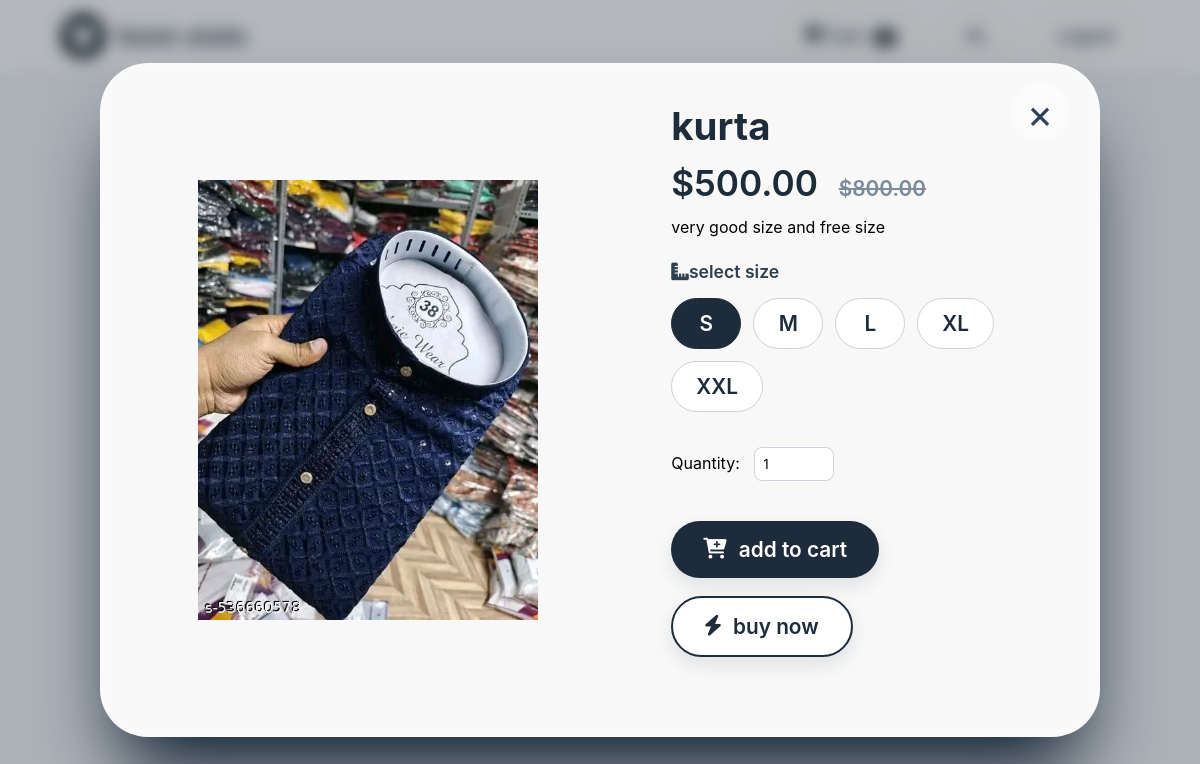
Page /product/1/kurta/ (signed in) on the committed database.
### store/models.py (models this page shows, shortened)
class Product(models.Model):
    category = models.ForeignKey(Category, related_name='products', on_delete=models.CASCADE)
    name = models.CharField(max_length=200)
    slug = models.SlugField(unique=True)
    description = models.TextField()
    price = models.DecimalField(max_digits=10, decimal_places=2)
    old_price = models.DecimalField(max_digits=10, decimal_places=2, blank=True, null=True)
    image = models.ImageField(upload_to='products/')
    stock = models.IntegerField(default=10)
    available = models.BooleanField(default=True)
    created = models.DateTimeField(auto_now_add=True)
    updated = models.DateTimeField(auto_now=True)
    size_s = models.BooleanField(default=True)
    size_m = models.BooleanField(default=True)
    size_l = models.BooleanField(default=True)
    size_xl = models.BooleanField(default=True)
    size_xxl = models.BooleanField(default=True)
    class Meta:
        ordering = ['-created']
    def available_sizes(self):
        sizes = []
        if self.size_s: sizes.append('S')
        if self.size_m: sizes.append('M')
        if self.size_l: sizes.append('L')
        if self.size_xl: sizes.append('XL')
        if self.size_xxl: sizes.append('XXL')
        return sizes

### store/views.py (the view, shortened to what this page needs)
# urls.py: path('product/<int:id>/<slug:slug>/', views.product_detail, name='product_detail'),
def product_detail(request, id, slug):
    product = get_object_or_404(Product, id=id, slug=slug, available=True)
    add_to_cart_form = AddToCartForm(product=product)
    context = {
        'product': product,
        'form': add_to_cart_form,
    }
    return render(request, 'store/product_detail.html', context)

### store/forms.py
class AddToCartForm(forms.Form):
    quantity = forms.IntegerField(min_value=1, max_value=10, initial=1)
    size = forms.ChoiceField(choices=[
        ('S', 'S'), ('M', 'M'), ('L', 'L'), ('XL', 'XL'), ('XXL', 'XXL')
    ])
    def __init__(self, *args, **kwargs):
        product = kwargs.pop('product', None)
        super().__init__(*args, **kwargs)
        if product:
            available_sizes = product.available_sizes()
            self.fields['size'].choices = [(size, size) for size in available_sizes]

### store/context_processors.py (called while the page is built, shortened)
def cart_item_count(request):
    cart_item_count = 0
    if request.user.is_authenticated:
        try:
            cart = Cart.objects.get(user=request.user)
            cart_item_count = cart.get_total_items()
        except Cart.DoesNotExist:
            pass
    return {'cart_item_count': cart_item_count}

### store/models.py (called while the page is built)
    def get_total_items(self):
        return sum(item.quantity for item in self.items.all())

### store/templates/store/product_detail.html (shortened to what this page needs)
{% extends 'base.html' %}
{% load static %}
{% block content %}
<div class="detail-overlay active" id="detailOverlay">
    <div class="detail-panel">
        <button class="close-detail" onclick="window.location.href='{% url 'store:home' %}'">&times;</button>
        <div class="detail-left">
            <img src="{{ product.image.url }}" alt="{{ product.name }}">
        </div>
        <div class="detail-right">
            <h2 class="detail-title">{{ product.name }}</h2>
            <div class="detail-price">
                ${{ product.price }}
                {% if product.old_price %}
                    <span>${{ product.old_price }}</span>
                {% endif %}
            </div>
            <p class="product-description">{{ product.description }}</p>
            <form id="addToCartForm" method="post" action="{% url 'store:cart_add' %}">
                <div class="size-label"><i class="fas fa-ruler-combined"></i>select size</div>
                <div class="size-options">
                    {% for size in product.available_sizes %}
                        <button type="button" class="size-btn" data-size="{{ size }}">{{ size }}</button>
                    {% endfor %}
                </div>
                <div class="quantity-selector">
                    <label for="quantity">Quantity:</label>
                    <input type="number" name="quantity" id="quantity" min="1" max="10" value="1">
                </div>
                <div class="detail-actions">
                    <button type="submit" class="detail-btn primary" id="addToCartBtn">
                        <i class="fas fa-cart-plus"></i> add to cart
                    </button>
                    <button type="button" class="detail-btn secondary" id="buyNowBtn">
                        <i class="fas fa-bolt"></i> buy now
                    </button>
                </div>
            </form>
        </div>
    </div>
</div>
{% endblock %}

### static/css/style.css (style rules this page uses)
* { margin: 0; padding: 0; box-sizing: border-box; font-family: 'Inter', system-ui, sans-serif; }
body { background: #f4f7fc; min-height: 100vh; }
.detail-overlay { position: fixed; top: 0; left: 0; width: 100%; height: 100%; background: rgba(10, 20, 30, 0.3); backdrop-filter: blur(8px); display: flex; align-items: center; justify-content: center; z-index: 1000; }
.detail-panel { background: rgba(255,255,255,0.95); backdrop-filter: blur(20px); width: 90%; max-width: 1000px; border-radius: 48px; box-shadow: 0 50px 80px -20px #0b1a2b; display: flex; flex-wrap: wrap; position: relative; }
.close-detail { position: absolute; top: 20px; right: 30px; background: rgba(255,255,255,0.5); border: none; font-size: 2.5rem; width: 60px; height: 60px; border-radius: 50%; cursor: pointer; color: #2e4055; z-index: 10; }
.detail-left { flex: 1.2; min-width: 280px; padding: 2rem; display: flex; align-items: center; justify-content: center; }
.detail-left img { width: 100%; max-width: 340px; object-fit: contain; }
.detail-right { flex: 1; min-width: 280px; padding: 2.5rem 2.2rem; }
.detail-title { font-size: 2.4rem; font-weight: 700; color: #1e2b3a; }
.detail-price { font-size: 2.2rem; font-weight: 600; color: #1d2c3a; margin: 0.8rem 0; }
.detail-price span { font-size: 1.3rem; color: #7b8b9c; text-decoration: line-through; margin-left: 12px; }
.size-label { font-size: 1.1rem; font-weight: 600; color: #2e3f50; margin: 1.5rem 0 1rem; }
.size-options { display: flex; flex-wrap: wrap; gap: 12px; margin-bottom: 2.2rem; }
.size-btn { background: white; border: 1.5px solid #cad2db; color: #1e2b3a; font-size: 1.3rem; font-weight: 600; padding: 12px 24px; border-radius: 50px; cursor: pointer; transition: 0.15s; min-width: 70px; }
.size-btn:hover, .size-btn.selected { background: #1e2b3a; border-color: #1e2b3a; color: white; }
.quantity-selector { margin: 1rem 0; }
.quantity-selector input { width: 80px; padding: 8px; margin-left: 10px; border: 1px solid #cad2db; border-radius: 8px; }
.detail-actions { display: flex; gap: 18px; flex-wrap: wrap; margin: 2.5rem 0; }
.detail-btn { border: none; padding: 16px 32px; font-size: 1.3rem; font-weight: 600; border-radius: 60px; cursor: pointer; transition: 0.2s; box-shadow: 0 8px 18px rgba(0, 30, 50, 0.1); display: inline-flex; align-items: center; gap: 12px; }
.detail-btn.primary { background: #1e2b3a; color: white; }
.detail-btn.secondary { background: white; color: #1e2b3a; border: 2px solid #1e2b3a; }

### rows in the picture
Product: image (picture), name "kurta", price "500.00", old_price "800.00", description "very good size and free size"

### other values in the picture
{{ size }} "S" "M" "L" "XL" "XXL"
